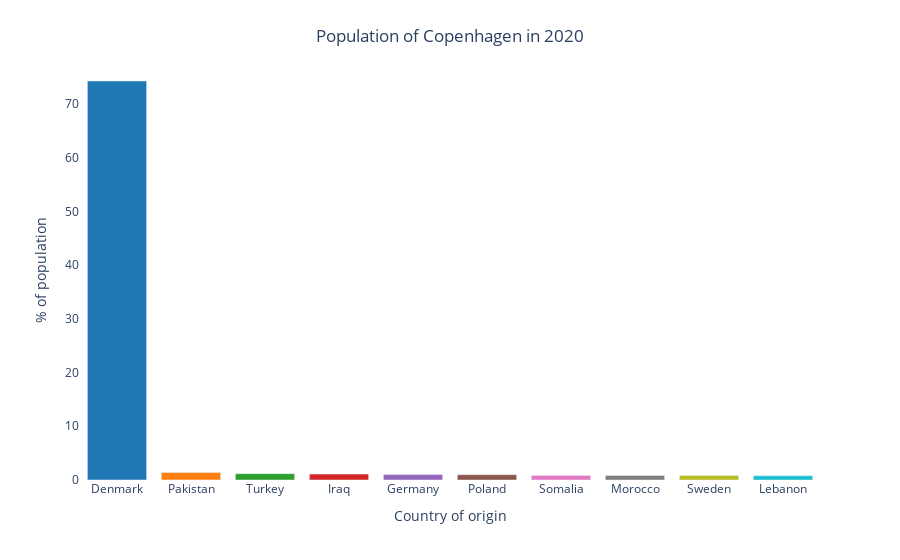

The cell this chart's notebook holds for it:
### Markdown cell above
We can also make the graph interactive by creating it using plotly:

### Code cell
# Load the dataframe containing the proportion of danes
# vs non-danes
df_danes_vs_non_danes = pd.read_pickle(
    path_results_root / 'df_danes_vs_non_danes.pkl')

year = 2020

df_country_2020 = (
    df_country_vs_year
    .loc[year, ~df_country_vs_year.columns.isin(['Total'])]
    .sort_values(ascending=False)
    .head(10)
    .mul(100 / df_country_vs_year.at[year, 'Total'])
    .reset_index()
    .rename(columns={year: '% of population'})
)

# Create the plotly bar graph.
fig = px.bar(
    df_country_2020,
    x='Country of origin',
    y='% of population',
#     barmode='group',
    color='Country of origin',
    color_discrete_sequence=px.colors.qualitative.D3
)

# Update the layout of the figure.
fig.update_layout(
    dict(plot_bgcolor='rgb(256, 256, 256)',
         paper_bgcolor='rgb(256, 256, 256)',
         title=dict(text="Population of Copenhagen in 2020",
                    x=0.5,
                    xanchor='center',
                    yanchor='top'),
         xaxis=dict(tickmode='linear',
                    #                         tick0=0.5
                    dtick=1),
         showlegend=False
#          annotations=caption_attributes(caption, y),
#          margin=margin
         )
)

# Show the figure
fig.show()

### Figure 1 — Plotly figure (JSON) as saved in the notebook; plotly's stock layout.template omitted (floating-point values rounded to 4 significant figures)
{"data": [{"alignmentgroup": "True", "hovertemplate": "Country of origin=%{x}<br>% of population=%{y}<extra></extra>", "legendgroup": "Denmark", "marker": {"color": "#1F77B4"}, "name": "Denmark", "offsetgroup": "Denmark", "orientation": "v", "showlegend": true, "textposition": "auto", "type": "bar", "x": ["Denmark"], "xaxis": "x", "y": [74.29], "yaxis": "y"}, {"alignmentgroup": "True", "hovertemplate": "Country of origin=%{x}<br>% of population=%{y}<extra></extra>", "legendgroup": "Pakistan", "marker": {"color": "#FF7F0E"}, "name": "Pakistan", "offsetgroup": "Pakistan", "orientation": "v", "showlegend": true, "textposition": "auto", "type": "bar", "x": ["Pakistan"], "xaxis": "x", "y": [1.389], "yaxis": "y"}, {"alignmentgroup": "True", "hovertemplate": "Country of origin=%{x}<br>% of population=%{y}<extra></extra>", "legendgroup": "Turkey", "marker": {"color": "#2CA02C"}, "name": "Turkey", "offsetgroup": "Turkey", "orientation": "v", "showlegend": true, "textposition": "auto", "type": "bar", "x": ["Turkey"], "xaxis": "x", "y": [1.18], "yaxis": "y"}, {"alignmentgroup": "True", "hovertemplate": "Country of origin=%{x}<br>% of population=%{y}<extra></extra>", "legendgroup": "Iraq", "marker": {"color": "#D62728"}, "name": "Iraq", "offsetgroup": "Iraq", "orientation": "v", "showlegend": true, "textposition": "auto", "type": "bar", "x": ["Iraq"], "xaxis": "x", "y": [1.096], "yaxis": "y"}, {"alignmentgroup": "True", "hovertemplate": "Country of origin=%{x}<br>% of population=%{y}<extra></extra>", "legendgroup": "Germany", "marker": {"color": "#9467BD"}, "name": "Germany", "offsetgroup": "Germany", "orientation": "v", "showlegend": true, "textposition": "auto", "type": "bar", "x": ["Germany"], "xaxis": "x", "y": [1.001], "yaxis": "y"}, {"alignmentgroup": "True", "hovertemplate": "Country of origin=%{x}<br>% of population=%{y}<extra></extra>", "legendgroup": "Poland", "marker": {"color": "#8C564B"}, "name": "Poland", "offsetgroup": "Poland", "orientation": "v", "showlegend": true, "textposition": "auto", "type": "bar", "x": ["Poland"], "xaxis": "x", "y": [0.989], "yaxis": "y"}, {"alignmentgroup": "True", "hovertemplate": "Country of origin=%{x}<br>% of population=%{y}<extra></extra>", "legendgroup": "Somalia", "marker": {"color": "#E377C2"}, "name": "Somalia", "offsetgroup": "Somalia", "orientation": "v", "showlegend": true, "textposition": "auto", "type": "bar", "x": ["Somalia"], "xaxis": "x", "y": [0.8422], "yaxis": "y"}, {"alignmentgroup": "True", "hovertemplate": "Country of origin=%{x}<br>% of population=%{y}<extra></extra>", "legendgroup": "Morocco", "marker": {"color": "#7F7F7F"}, "name": "Morocco", "offsetgroup": "Morocco", "orientation": "v", "showlegend": true, "textposition": "auto", "type": "bar", "x": ["Morocco"], "xaxis": "x", "y": [0.8364], "yaxis": "y"}, {"alignmentgroup": "True", "hovertemplate": "Country of origin=%{x}<br>% of population=%{y}<extra></extra>", "legendgroup": "Sweden", "marker": {"color": "#BCBD22"}, "name": "Sweden", "offsetgroup": "Sweden", "orientation": "v", "showlegend": true, "textposition": "auto", "type": "bar", "x": ["Sweden"], "xaxis": "x", "y": [0.835], "yaxis": "y"}, {"alignmentgroup": "True", "hovertemplate": "Country of origin=%{x}<br>% of population=%{y}<extra></extra>", "legendgroup": "Lebanon", "marker": {"color": "#17BECF"}, "name": "Lebanon", "offsetgroup": "Lebanon", "orientation": "v", "showlegend": true, "textposition": "auto", "type": "bar", "x": ["Lebanon"], "xaxis": "x", "y": [0.7847], "yaxis": "y"}], "layout": {"barmode": "relative", "legend": {"title": {"text": "Country of origin"}, "tracegroupgap": 0}, "margin": {"t": 60}, "paper_bgcolor": "rgb(256, 256, 256)", "plot_bgcolor": "rgb(256, 256, 256)", "showlegend": false, "title": {"text": "Population of Copenhagen in 2020", "x": 0.5, "xanchor": "center", "yanchor": "top"}, "xaxis": {"anchor": "y", "categoryarray": ["Denmark", "Pakistan", "Turkey", "Iraq", "Germany", "Poland", "Somalia", "Morocco", "Sweden", "Lebanon"], "categoryorder": "array", "domain": [0, 1], "dtick": 1, "tickmode": "linear", "title": {"text": "Country of origin"}}, "yaxis": {"anchor": "x", "domain": [0, 1], "title": {"text": "% of population"}}}}
